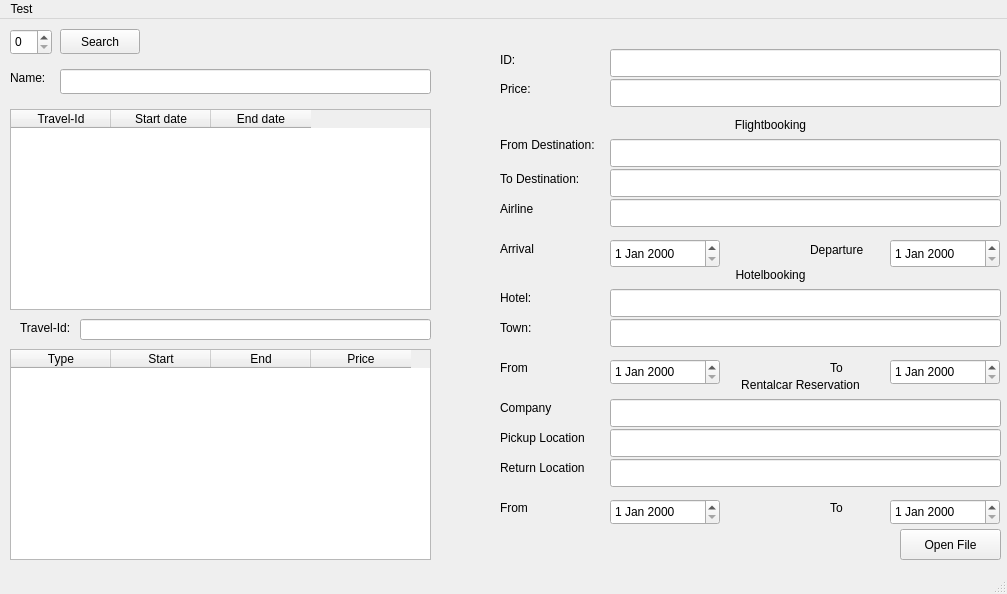
<?xml version="1.0" encoding="UTF-8"?>
<ui version="4.0">
 <class>MainWindow</class>
 <widget class="QMainWindow" name="MainWindow">
  <property name="geometry">
   <rect>
    <x>0</x>
    <y>0</y>
    <width>1007</width>
    <height>594</height>
   </rect>
  </property>
  <property name="sizePolicy">
   <sizepolicy hsizetype="Preferred" vsizetype="Preferred">
    <horstretch>0</horstretch>
    <verstretch>0</verstretch>
   </sizepolicy>
  </property>
  <property name="windowTitle">
   <string>MainWindow</string>
  </property>
  <widget class="QWidget" name="centralwidget">
   <widget class="QPushButton" name="buttonOpenFile">
    <property name="geometry">
     <rect>
      <x>900</x>
      <y>510</y>
      <width>101</width>
      <height>31</height>
     </rect>
    </property>
    <property name="text">
     <string>Open File</string>
    </property>
   </widget>
   <widget class="QLabel" name="labelDontModify1">
    <property name="geometry">
     <rect>
      <x>710</x>
      <y>90</y>
      <width>121</width>
      <height>31</height>
     </rect>
    </property>
    <property name="font">
     <font>
      <pointsize>9</pointsize>
     </font>
    </property>
    <property name="text">
     <string>Flightbooking</string>
    </property>
    <property name="alignment">
     <set>Qt::AlignCenter</set>
    </property>
   </widget>
   <widget class="QLabel" name="labelDontModify2">
    <property name="geometry">
     <rect>
      <x>720</x>
      <y>350</y>
      <width>161</width>
      <height>31</height>
     </rect>
    </property>
    <property name="font">
     <font>
      <pointsize>9</pointsize>
     </font>
    </property>
    <property name="text">
     <string>Rentalcar Reservation</string>
    </property>
    <property name="alignment">
     <set>Qt::AlignCenter</set>
    </property>
   </widget>
   <widget class="QLabel" name="labelDontModify3">
    <property name="geometry">
     <rect>
      <x>710</x>
      <y>240</y>
      <width>121</width>
      <height>31</height>
     </rect>
    </property>
    <property name="font">
     <font>
      <pointsize>9</pointsize>
     </font>
    </property>
    <property name="text">
     <string>Hotelbooking</string>
    </property>
    <property name="alignment">
     <set>Qt::AlignCenter</set>
    </property>
   </widget>
   <widget class="QLabel" name="labelId">
    <property name="geometry">
     <rect>
      <x>500</x>
      <y>30</y>
      <width>51</width>
      <height>21</height>
     </rect>
    </property>
    <property name="text">
     <string>ID:</string>
    </property>
   </widget>
   <widget class="QLineEdit" name="lineEditId">
    <property name="geometry">
     <rect>
      <x>610</x>
      <y>30</y>
      <width>391</width>
      <height>28</height>
     </rect>
    </property>
   </widget>
   <widget class="QLabel" name="labelPrice">
    <property name="geometry">
     <rect>
      <x>500</x>
      <y>60</y>
      <width>63</width>
      <height>20</height>
     </rect>
    </property>
    <property name="text">
     <string>Price:</string>
    </property>
   </widget>
   <widget class="QLineEdit" name="lineEditPrice">
    <property name="geometry">
     <rect>
      <x>610</x>
      <y>60</y>
      <width>391</width>
      <height>28</height>
     </rect>
    </property>
   </widget>
   <widget class="QLabel" name="labelFromDestination">
    <property name="geometry">
     <rect>
      <x>500</x>
      <y>110</y>
      <width>121</width>
      <height>31</height>
     </rect>
    </property>
    <property name="text">
     <string>From Destination:</string>
    </property>
   </widget>
   <widget class="QLabel" name="labelToDestination">
    <property name="geometry">
     <rect>
      <x>500</x>
      <y>150</y>
      <width>121</width>
      <height>20</height>
     </rect>
    </property>
    <property name="text">
     <string>To Destination:</string>
    </property>
   </widget>
   <widget class="QLabel" name="labelAirline">
    <property name="geometry">
     <rect>
      <x>500</x>
      <y>180</y>
      <width>121</width>
      <height>20</height>
     </rect>
    </property>
    <property name="text">
     <string>Airline</string>
    </property>
   </widget>
   <widget class="QLineEdit" name="lineEditFromDestination">
    <property name="geometry">
     <rect>
      <x>610</x>
      <y>120</y>
      <width>391</width>
      <height>28</height>
     </rect>
    </property>
   </widget>
   <widget class="QLineEdit" name="lineEditToDestination">
    <property name="geometry">
     <rect>
      <x>610</x>
      <y>150</y>
      <width>391</width>
      <height>28</height>
     </rect>
    </property>
   </widget>
   <widget class="QLineEdit" name="lineEditAirline">
    <property name="geometry">
     <rect>
      <x>610</x>
      <y>180</y>
      <width>391</width>
      <height>28</height>
     </rect>
    </property>
   </widget>
   <widget class="QLabel" name="labelFlightArrival">
    <property name="geometry">
     <rect>
      <x>500</x>
      <y>220</y>
      <width>63</width>
      <height>20</height>
     </rect>
    </property>
    <property name="text">
     <string>Arrival</string>
    </property>
   </widget>
   <widget class="QLabel" name="labelFlightDeparture">
    <property name="geometry">
     <rect>
      <x>810</x>
      <y>220</y>
      <width>71</width>
      <height>21</height>
     </rect>
    </property>
    <property name="text">
     <string>Departure</string>
    </property>
   </widget>
   <widget class="QDateEdit" name="dateEditFlightArrival">
    <property name="geometry">
     <rect>
      <x>610</x>
      <y>220</y>
      <width>110</width>
      <height>29</height>
     </rect>
    </property>
   </widget>
   <widget class="QDateEdit" name="dateEditFlightDeparture">
    <property name="geometry">
     <rect>
      <x>890</x>
      <y>220</y>
      <width>110</width>
      <height>29</height>
     </rect>
    </property>
   </widget>
   <widget class="QDateEdit" name="dateEditHotelTo">
    <property name="geometry">
     <rect>
      <x>890</x>
      <y>340</y>
      <width>110</width>
      <height>26</height>
     </rect>
    </property>
   </widget>
   <widget class="QDateEdit" name="dateEditHotelFrom">
    <property name="geometry">
     <rect>
      <x>610</x>
      <y>340</y>
      <width>110</width>
      <height>26</height>
     </rect>
    </property>
   </widget>
   <widget class="QLabel" name="labelHotelName">
    <property name="geometry">
     <rect>
      <x>500</x>
      <y>270</y>
      <width>54</width>
      <height>17</height>
     </rect>
    </property>
    <property name="text">
     <string>Hotel:</string>
    </property>
   </widget>
   <widget class="QLabel" name="labelHotelTo">
    <property name="geometry">
     <rect>
      <x>830</x>
      <y>340</y>
      <width>54</width>
      <height>17</height>
     </rect>
    </property>
    <property name="text">
     <string>To</string>
    </property>
   </widget>
   <widget class="QLabel" name="labelHotelFrom">
    <property name="geometry">
     <rect>
      <x>500</x>
      <y>340</y>
      <width>54</width>
      <height>17</height>
     </rect>
    </property>
    <property name="text">
     <string>From</string>
    </property>
   </widget>
   <widget class="QLabel" name="labelHotelTown">
    <property name="geometry">
     <rect>
      <x>500</x>
      <y>300</y>
      <width>54</width>
      <height>17</height>
     </rect>
    </property>
    <property name="text">
     <string>Town:</string>
    </property>
   </widget>
   <widget class="QLineEdit" name="lineEditHotelName">
    <property name="geometry">
     <rect>
      <x>610</x>
      <y>270</y>
      <width>391</width>
      <height>28</height>
     </rect>
    </property>
   </widget>
   <widget class="QLineEdit" name="lineEditHotelTown">
    <property name="geometry">
     <rect>
      <x>610</x>
      <y>300</y>
      <width>391</width>
      <height>28</height>
     </rect>
    </property>
   </widget>
   <widget class="QLineEdit" name="lineEditCarCompany">
    <property name="geometry">
     <rect>
      <x>610</x>
      <y>380</y>
      <width>391</width>
      <height>28</height>
     </rect>
    </property>
   </widget>
   <widget class="QLineEdit" name="lineEditCarPickupLocation">
    <property name="geometry">
     <rect>
      <x>610</x>
      <y>410</y>
      <width>391</width>
      <height>28</height>
     </rect>
    </property>
   </widget>
   <widget class="QLineEdit" name="lineEditCarReturnLocation">
    <property name="geometry">
     <rect>
      <x>610</x>
      <y>440</y>
      <width>391</width>
      <height>28</height>
     </rect>
    </property>
   </widget>
   <widget class="QDateEdit" name="dateEditCarFrom">
    <property name="geometry">
     <rect>
      <x>610</x>
      <y>480</y>
      <width>110</width>
      <height>26</height>
     </rect>
    </property>
   </widget>
   <widget class="QDateEdit" name="dateEditCarTo">
    <property name="geometry">
     <rect>
      <x>890</x>
      <y>480</y>
      <width>110</width>
      <height>26</height>
     </rect>
    </property>
   </widget>
   <widget class="QLabel" name="labelCarCompany">
    <property name="geometry">
     <rect>
      <x>500</x>
      <y>380</y>
      <width>91</width>
      <height>17</height>
     </rect>
    </property>
    <property name="text">
     <string>Company</string>
    </property>
   </widget>
   <widget class="QLabel" name="labelCarPickupLocation">
    <property name="geometry">
     <rect>
      <x>500</x>
      <y>410</y>
      <width>101</width>
      <height>17</height>
     </rect>
    </property>
    <property name="text">
     <string>Pickup Location</string>
    </property>
   </widget>
   <widget class="QLabel" name="labelCarReturnLocation">
    <property name="geometry">
     <rect>
      <x>500</x>
      <y>440</y>
      <width>101</width>
      <height>17</height>
     </rect>
    </property>
    <property name="text">
     <string>Return Location</string>
    </property>
   </widget>
   <widget class="QLabel" name="labelCarFrom">
    <property name="geometry">
     <rect>
      <x>500</x>
      <y>480</y>
      <width>54</width>
      <height>17</height>
     </rect>
    </property>
    <property name="text">
     <string>From</string>
    </property>
   </widget>
   <widget class="QLabel" name="labelCarTo">
    <property name="geometry">
     <rect>
      <x>830</x>
      <y>480</y>
      <width>54</width>
      <height>17</height>
     </rect>
    </property>
    <property name="text">
     <string>To</string>
    </property>
   </widget>
   <widget class="QSpinBox" name="spinBoxCustomerId">
    <property name="geometry">
     <rect>
      <x>10</x>
      <y>10</y>
      <width>42</width>
      <height>26</height>
     </rect>
    </property>
   </widget>
   <widget class="QPushButton" name="pushButtonSearchCustomer">
    <property name="geometry">
     <rect>
      <x>60</x>
      <y>10</y>
      <width>80</width>
      <height>25</height>
     </rect>
    </property>
    <property name="text">
     <string>Search</string>
    </property>
   </widget>
   <widget class="QLabel" name="labelName">
    <property name="geometry">
     <rect>
      <x>10</x>
      <y>50</y>
      <width>54</width>
      <height>17</height>
     </rect>
    </property>
    <property name="text">
     <string>Name:</string>
    </property>
   </widget>
   <widget class="QLineEdit" name="lineEditName">
    <property name="geometry">
     <rect>
      <x>60</x>
      <y>50</y>
      <width>371</width>
      <height>25</height>
     </rect>
    </property>
    <property name="readOnly">
     <bool>true</bool>
    </property>
   </widget>
   <widget class="QTableWidget" name="tableWidgetTravels">
    <property name="geometry">
     <rect>
      <x>10</x>
      <y>90</y>
      <width>421</width>
      <height>201</height>
     </rect>
    </property>
    <property name="sortingEnabled">
     <bool>false</bool>
    </property>
    <property name="columnCount">
     <number>3</number>
    </property>
    <attribute name="horizontalHeaderCascadingSectionResizes">
     <bool>true</bool>
    </attribute>
    <column>
     <property name="text">
      <string>Travel-Id</string>
     </property>
    </column>
    <column>
     <property name="text">
      <string>Start date</string>
     </property>
    </column>
    <column>
     <property name="text">
      <string>End date</string>
     </property>
    </column>
   </widget>
   <widget class="QTableWidget" name="tableWidgetBookings">
    <property name="geometry">
     <rect>
      <x>10</x>
      <y>330</y>
      <width>421</width>
      <height>211</height>
     </rect>
    </property>
    <column>
     <property name="text">
      <string>Type</string>
     </property>
    </column>
    <column>
     <property name="text">
      <string>Start</string>
     </property>
    </column>
    <column>
     <property name="text">
      <string>End</string>
     </property>
    </column>
    <column>
     <property name="text">
      <string>Price</string>
     </property>
    </column>
   </widget>
   <widget class="QLabel" name="label">
    <property name="geometry">
     <rect>
      <x>20</x>
      <y>300</y>
      <width>54</width>
      <height>17</height>
     </rect>
    </property>
    <property name="text">
     <string>Travel-Id:</string>
    </property>
   </widget>
   <widget class="QLineEdit" name="lineEditTravelId">
    <property name="geometry">
     <rect>
      <x>80</x>
      <y>300</y>
      <width>351</width>
      <height>21</height>
     </rect>
    </property>
   </widget>
  </widget>
  <widget class="QStatusBar" name="statusbar"/>
  <widget class="QMenuBar" name="menubar">
   <property name="geometry">
    <rect>
     <x>0</x>
     <y>0</y>
     <width>1007</width>
     <height>22</height>
    </rect>
   </property>
   <widget class="QMenu" name="menua">
    <property name="title">
     <string>Test</string>
    </property>
   </widget>
   <addaction name="menua"/>
  </widget>
  <action name="actionSearch_with_ID">
   <property name="text">
    <string>Search with ID</string>
   </property>
  </action>
 </widget>
 <resources/>
 <connections/>
</ui>
